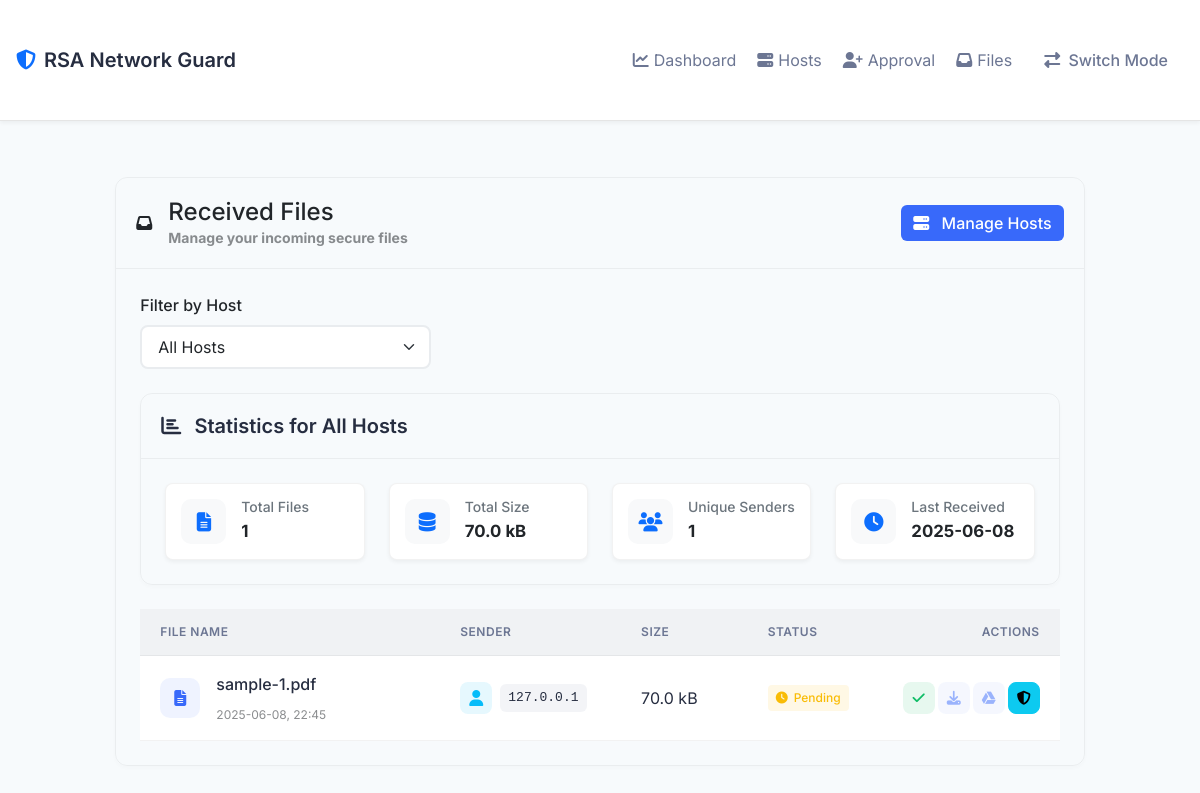
The app's page /receiver_files with its own data.
### models.py (models this page shows, shortened)
class UploadSession(db.Model):
    id = db.Column(db.Integer, primary_key=True)
    sender_ip = db.Column(db.String(45), nullable=False)
    receiver_ip = db.Column(db.String(45), nullable=False)
    receiver_name = db.Column(db.String(100), nullable=False)
    session_token = db.Column(db.String(64), unique=True, nullable=False)
    filename = db.Column(db.String(255))
    file_hash = db.Column(db.String(128))
    file_size = db.Column(db.Integer)
    file_metadata = db.Column(db.Text)
    filepath = db.Column(db.String(512))
    drive_file_id = db.Column(db.String(100), nullable=True)
    drive_link = db.Column(db.String(512), nullable=True)
    source_type = db.Column(db.String(10))
    status = db.Column(db.String(20), default='pending')
    created_at = db.Column(db.DateTime, default=datetime.utcnow)
    updated_at = db.Column(db.DateTime, default=datetime.utcnow, onupdate=datetime.utcnow)
    downloaded_at = db.Column(db.DateTime)

### routes.py (the view)
@app.route('/receiver_files')
def receiver_files():
    client_ip = get_client_ip()
    hosts = Host.query.filter_by(created_by=client_ip).all()
    selected_host_id = request.args.get('host_id', type=int)
    if selected_host_id:
        selected_host = Host.query.get_or_404(selected_host_id)
        if selected_host.created_by != client_ip:
            flash('Access denied', 'error')
            return redirect(url_for('receiver_files'))
        received_files = UploadSession.query.filter_by(
            receiver_ip=selected_host.ip_address,
            receiver_name=selected_host.name
        ).order_by(UploadSession.created_at.desc()).all()
    else:
        host_ips = [host.ip_address for host in hosts]
        received_files = UploadSession.query.filter(
            UploadSession.receiver_ip.in_(host_ips)
        ).order_by(UploadSession.created_at.desc()).all()
    stats = {
        'total_files': len(received_files),
        'total_size': sum(f.file_size for f in received_files if f.file_size),
        'unique_senders': len(set(f.sender_ip for f in received_files)),
        'last_received': max((f.created_at for f in received_files), default=None)
    }
    return render_template('received_files.html',
                         hosts=hosts,
                         selected_host_id=selected_host_id,
                         received_files=received_files,
                         stats=stats)

### routes.py (called while the page is built)
def get_client_ip():
    ip = None
    if request.headers.get('X-Forwarded-For'):
        ip = request.headers.get('X-Forwarded-For').split(',')[0].strip()
    elif request.headers.get('X-Real-IP'):
        ip = request.headers.get('X-Real-IP')
    else:
        ip = request.remote_addr
    try:
        return ipaddress.ip_address(ip).exploded
    except ValueError:
        return None

### templates/received_files.html (shortened to what this page needs)
{% extends "base.html" %}
{% block content %}
<div class="row justify-content-center">
    <div class="col-lg-10">
        <div class="card mb-4">
            <div class="card-header d-flex justify-content-between align-items-center">
                <div class="d-flex align-items-center">
                    <div class="header-icon me-3">
                        <i class="fas fa-inbox"></i>
                    </div>
                    <div>
                        <h4 class="mb-0">Received Files</h4>
                        <p class="text-muted mb-0 small">Manage your incoming secure files</p>
                    </div>
                </div>
                <div>
                    <a href="{{ url_for('receiver_hosts') }}" class="btn btn-primary">
                        <i class="fas fa-server me-2"></i>
                        Manage Hosts
                    </a>
                </div>
            </div>
            <div class="card-body">
                {% if hosts %}
                <div class="mb-4">
                    <form action="{{ url_for('receiver_files') }}" method="GET" class="row">
                        <div class="col-md-4">
                            <label class="form-label fw-medium mb-2">Filter by Host</label>
                            <select class="form-select" id="hostSelect" name="host_id" onchange="this.form.submit()">
                                <option value="">All Hosts</option>
                            </select>
                        </div>
                    </form>
                </div>
                {% endif %}
                <div class="card mb-4">
                    <div class="card-header">
                        <h5 class="mb-0">
                            <i class="fas fa-chart-bar me-2"></i>
                            Statistics
                            {% if selected_host_id %}
                                for {{ hosts|selectattr('id', 'eq', selected_host_id)|first|attr('name') }}
                            {% else %}
                                for All Hosts
                            {% endif %}
                        </h5>
                    </div>
                    <div class="card-body">
                        <div class="row g-4">
                            <div class="col-md-3">
                                <div class="stat-card">
                                    <div class="stat-icon">
                                        <i class="fas fa-file-alt"></i>
                                    </div>
                                    <div class="stat-info">
                                        <h6>Total Files</h6>
                                        <strong>{{ stats.total_files }}</strong>
                                    </div>
                                </div>
                            </div>
                            <div class="col-md-3">
                                <div class="stat-card">
                                    <div class="stat-icon">
                                        <i class="fas fa-database"></i>
                                    </div>
                                    <div class="stat-info">
                                        <h6>Total Size</h6>
                                        <strong>{{ stats.total_size | filesizeformat }}</strong>
                                    </div>
                                </div>
                            </div>
                            <div class="col-md-3">
                                <div class="stat-card">
                                    <div class="stat-icon">
                                        <i class="fas fa-users"></i>
                                    </div>
                                    <div class="stat-info">
                                        <h6>Unique Senders</h6>
                                        <strong>{{ stats.unique_senders }}</strong>
                                    </div>
                                </div>
                            </div>
                            <div class="col-md-3">
                                <div class="stat-card">
                                    <div class="stat-icon">
                                        <i class="fas fa-clock"></i>
                                    </div>
                                    <div class="stat-info">
                                        <h6>Last Received</h6>
                                        <strong>{{ stats.last_received.strftime('%Y-%m-%d') if stats.last_received else 'Never' }}</strong>
                                    </div>
                                </div>
                            </div>
                        </div>
                    </div>
                </div>
                {% if received_files %}
                <div class="table-responsive">
                    <table class="table table-hover align-middle mb-0">
                        <thead>
                            <tr>
                                <th style="width: 35%">File Name</th>
                                <th style="width: 20%">Sender</th>
                                <th style="width: 15%">Size</th>
                                <th style="width: 15%">Status</th>
                                <th style="width: 15%" class="text-end">Actions</th>
                            </tr>
                        </thead>
                        <tbody>
                            {% for file in received_files %}
                            <tr data-session-token="{{ file.session_token }}">
                                <td>
                                    <div class="d-flex align-items-center">
                                        <div class="file-icon me-3">
                                            <i class="fas fa-file-alt"></i>
                                        </div>
                                        <div class="file-info">
                                            <div class="file-name">{{ file.filename }}</div>
                                            <div class="file-date text-muted small">
                                                {{ file.created_at.strftime('%Y-%m-%d, %H:%M') }}
                                            </div>
                                        </div>
                                    </div>
                                </td>
                                <td>
                                    <div class="d-flex align-items-center">
                                        <div class="sender-avatar me-2">
                                            <i class="fas fa-user"></i>
                                        </div>
                                        <code class="sender-ip">{{ file.sender_ip }}</code>
                                    </div>
                                </td>
                                <td>{{ file.file_size | filesizeformat }}</td>
                                <td>
                                    {% if file.status == 'verified' %}
                                        <span class="status-badge status-verified">
                                            <i class="fas fa-check-circle"></i>
                                            Verified
                                        </span>
                                    {% elif file.status == 'failed' %}
                                        <span class="status-badge status-failed">
                                            <i class="fas fa-times-circle"></i>
                                            Failed
                                        </span>
                                    {% elif file.status == 'downloaded' %}
                                        <span class="status-badge status-downloaded">
                                            <i class="fas fa-download"></i>
                                            Downloaded
                                        </span>
                                    {% else %}
                                        <span class="status-badge status-pending">
                                            <i class="fas fa-clock"></i>
                                            Pending
                                        </span>
                                    {% endif %}
                                </td>
                                <td class="text-end">
                                    <div style="display: flex; gap: 3px">
                                        {% if file.status == 'pending' %}
                                        <button type="submit" class="btn btn-sm btn-success verify-btn"
                                                data-csrf-token="{{ csrf_token() }}"
                                                data-session-token="{{ file.session_token }}"
                                                data-bs-toggle="tooltip"
                                                data-bs-title="Verify File">
                                            <i class="fas fa-check"></i>
                                        </button>
                                        {% endif %}
                                        <button type="button" class="btn btn-sm btn-primary download-btn"
                                                {% if file.status != 'verified' %}disabled{% endif %}
                                                data-session-token="{{ file.session_token }}"
                                                data-bs-toggle="tooltip"
                                                data-bs-title="Download File">
                                            <i class="fas fa-download"></i>
                                        </button>
                                        <button type="button" class="btn btn-sm btn-primary drive-upload-btn"
                                                {% if file.status != 'verified' %}disabled{% endif %}
                                                data-file-id="{{ file.id }}"
                                                data-bs-toggle="tooltip"
                                                data-bs-title="Upload to Drive">
                                            <i class="fab fa-google-drive"></i>
                                        </button>
                                        {% if file.status != 'verified' %}
                                        <button type="button" class="btn btn-sm btn-info verify-details-btn"
                                                data-session-token="{{ file.session_token }}"
                                                data-bs-toggle="tooltip"
                                                data-bs-title="View Verification Details">
                                            <i class="fas fa-shield-alt"></i>
                                        </button>
                                        {% endif %}
                                    </div>
                                </td>
                            </tr>
                            {% endfor %}
                        </tbody>
                    </table>
                </div>
                {% endif %}
            </div>
        </div>
    </div>
</div>
{% endblock %}

### records on screen
UploadSession: last_received "2025-06-08", filename "sample-1.pdf", created_at "2025-06-08, 22:45", sender_ip "127.0.0.1", file_size|filesizeformat "70.0 kB", status "pending" (drawn)

### other values on screen
{{ stats.total_files }} "1"
{{ stats.total_size | filesizeformat }} "70.0 kB"
{{ stats.unique_senders }} "1"
